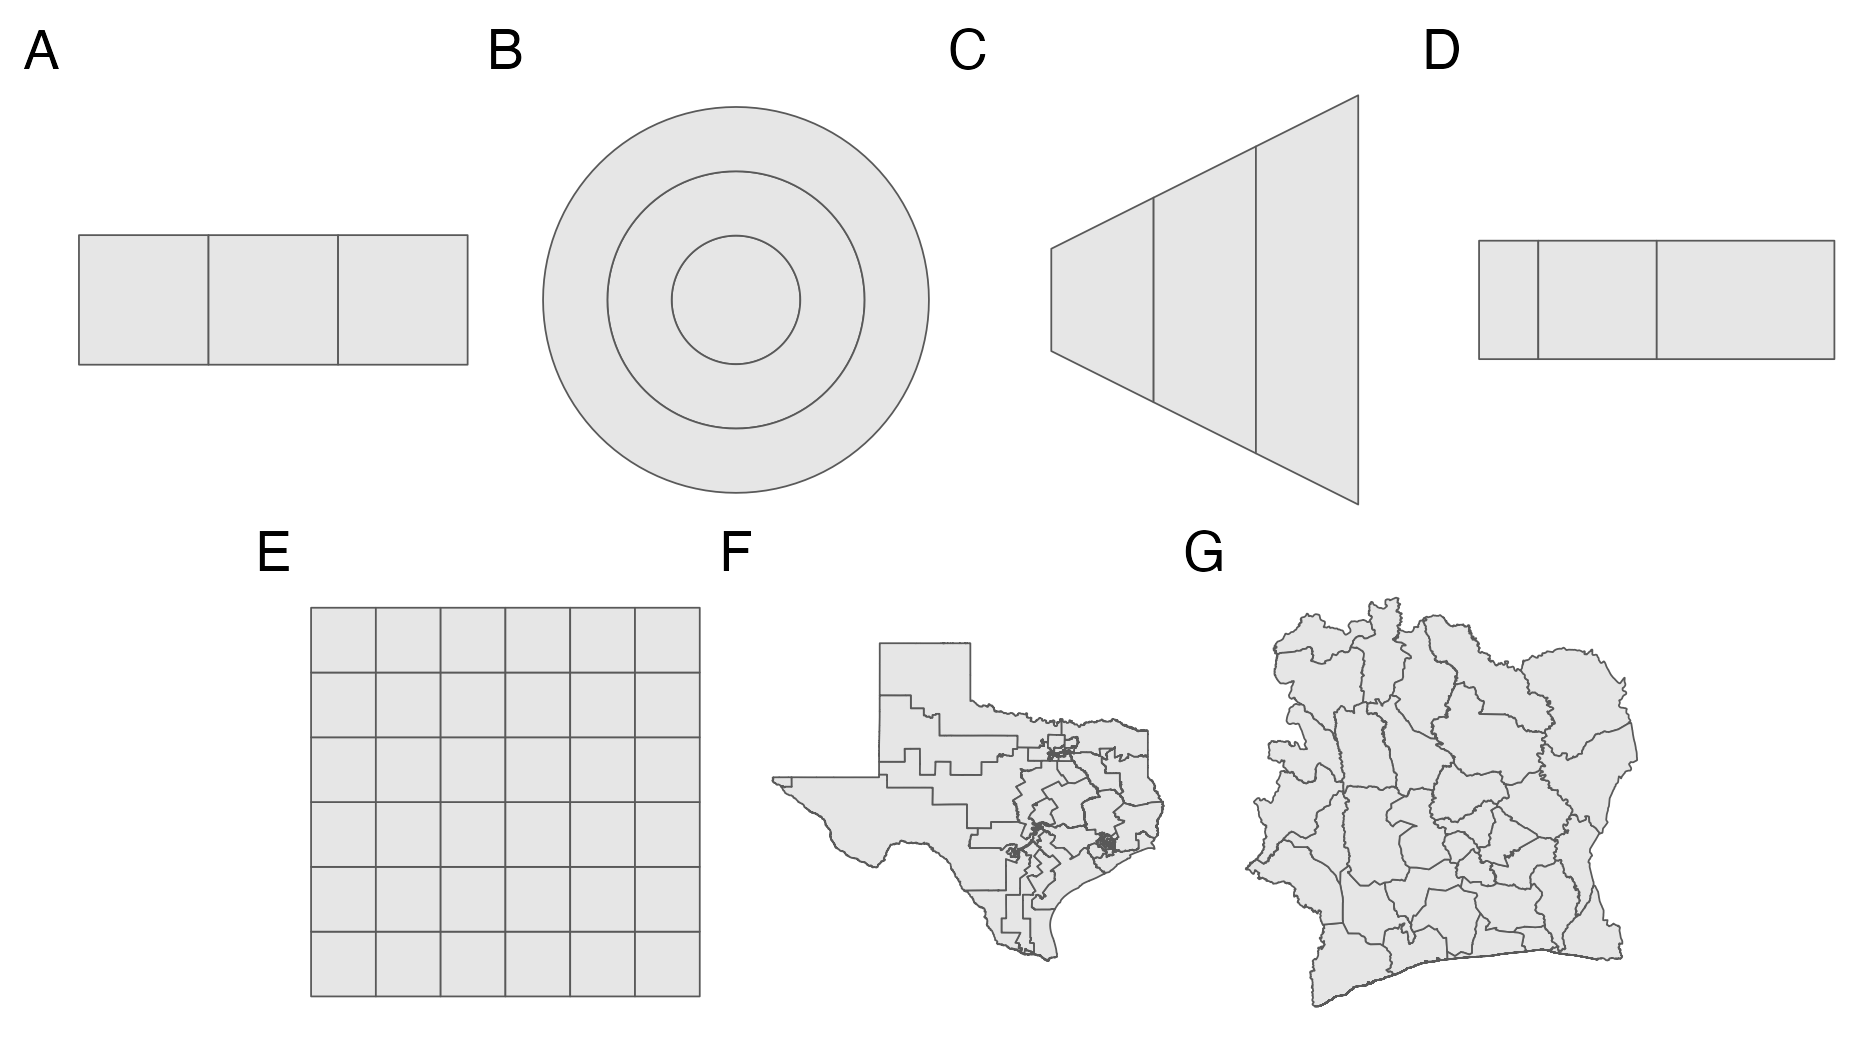

Reproduce this figure in R.
library(ggplot2)
library(patchwork)
library(tidyverse)
library(sf)

area1 <- matrix(c(0, 0, 1, 0, 1, 1, 0, 1, 0, 0), ncol = 2, byrow = TRUE)
area2 <- area1
area2[, 1] <- area2[, 1] + 1
area3 <- area1
area3[, 1] <- area3[, 1] + 2
geometry_1 <- lapply(list(area1, area2, area3), function(area) list(area) %>% sf::st_polygon()) %>%
  sf::st_sfc() %>%
  sf::st_sf()

figA <- ggplot() +
  geom_sf(data = geometry_1, fill = "#E6E6E6") +
  labs(tag = "A") +
  theme_void()

p <- st_point(c(0, 0))
radius1 <- st_buffer(p, dist = 1)
radius2 <- st_buffer(p, dist = 2)
radius3 <- st_buffer(p, dist = 3)
area1 <- radius1
area2 <- st_difference(radius2, radius1)
area3 <- st_difference(radius3, radius2)
geometry_2 <- lapply(list(area1, area2, area3), function(area) list(area) %>% sf::st_multipolygon()) %>%
  sf::st_sfc() %>%
  sf::st_sf()

figB <- ggplot() +
  geom_sf(data = geometry_2, fill = "#E6E6E6") +
  labs(tag = "B") +
  theme_void()

scale <- 0.7
area1 <- matrix(c(0, -0.5, 0, 0.5, 1, 1, 1, -1, 0, -0.5), ncol = 2, byrow = TRUE) * scale
area2 <- matrix(c(1, -1, 1, 1, 2, 1.5, 2, -1.5, 1, -1), ncol = 2, byrow = TRUE) * scale
area3 <- matrix(c(2, -1.5, 2, 1.5, 3, 2, 3, -2, 2, -1.5), ncol = 2, byrow = TRUE) * scale
geometry_3 <- lapply(list(area1, area2, area3), function(area) list(area) %>% sf::st_polygon()) %>%
  sf::st_sfc() %>%
  sf::st_sf()

figC <- ggplot() +
  geom_sf(data = geometry_3, fill = "#E6E6E6") +
  labs(tag = "C") +
  theme_void()

area1 <- matrix(c(0, 0, 0.5, 0, 0.5, 1, 0, 1, 0, 0), ncol = 2, byrow = TRUE)
area2 <- matrix(c(0.5, 0, 1.5, 0, 1.5, 1, 0.5, 1, 0.5, 0), ncol = 2, byrow = TRUE)
area3 <- matrix(c(1.5, 0, 3, 0, 3, 1, 1.5, 1, 1.5, 0), ncol = 2, byrow = TRUE)
geometry_4 <- lapply(list(area1, area2, area3), function(area) list(area) %>% sf::st_polygon()) %>%
  sf::st_sfc() %>%
  sf::st_sf()

figD <- ggplot() +
  geom_sf(data = geometry_4, fill = "#E6E6E6") +
  labs(tag = "D") +
  theme_void()

st_area(geometry_1)
st_area(geometry_2)
st_area(geometry_3)
st_area(geometry_4)

create_sf_grid <- function(height, width){
  sfc <- sf::st_sfc(sf::st_polygon(list(rbind(c(0, 0), c(width, 0), c(width, height), c(0, 0)))))
  grid <- sf::st_make_grid(sfc, cellsize = 1, square = TRUE)
  return(grid)
}

geometry_5 <- sf::st_sf(create_sf_grid(height = 6, width = 6))

figE <- ggplot() +
  geom_sf(data = geometry_5, fill = "#E6E6E6") +
  labs(tag = "E") +
  theme_void()

geometry_6 <- sf::st_geometry(sf::st_read("figures/beyond-borders/texas/U_S__House_District.shp"))
geometry_6 <- sf::st_sf(geometry_6)
sf::st_crs(geometry_6) <- NA

figF <- ggplot() +
  geom_sf(data = geometry_6, fill = "#E6E6E6") +
  labs(tag = "F") +
  theme_void()

geometry_7 <- readRDS("figures/beyond-borders/gadm36_CIV_2_sf.rds")
geometry_7 <- sf::st_sf(geometry_7)
sf::st_crs(geometry_7) <- NA

figG <- ggplot() +
  geom_sf(data = geometry_7, fill = "#E6E6E6") +
  labs(tag = "G") +
  theme_void()

layout <- "
AABBCCDD
AABBCCDD
#EEFFGG#
#EEFFGG#
"

figA + figB + figC + figD + figE + figF + figG + plot_layout(design = layout, widths = 1)

ggsave("figures/beyond-borders/geometries.png", h = 3.5, w = 6.25)
